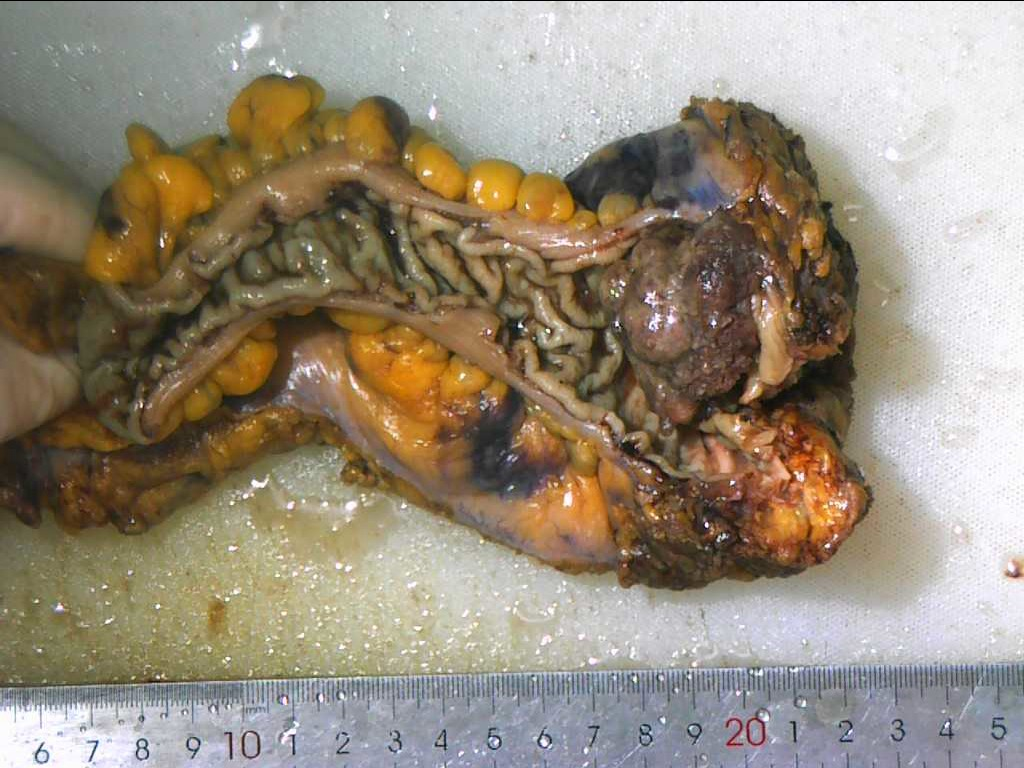
#> input picture standardSample/zhichangai.jpg, 1024 x 768 px
$ python hist_threechannel_analysis.py
#> lines starting #> are read from the running program, lines starting #| are printed output that depends on the picture
# import the necessary packages
from scipy.spatial import distance as dist
from imutils import perspective
from imutils import contours
import numpy as np
import argparse
import imutils
import cv2
import time
import matplotlib.pyplot as plt

plt.ion()

def midpoint(ptA, ptB):
    return ((ptA[0] + ptB[0]) * 0.5, (ptA[1] + ptB[1]) * 0.5)

# 定义对应的命令行参数
ap = argparse.ArgumentParser()
ap.add_argument("-i", "--image", required=False, default='./standardSample/zhichangai.jpg',
                help="path to the input image")
ap.add_argument("-w", "--width", type=float, required=False, default=2,
                help="width of the left-most object in the image (in inches)")
# ap.add_argument("-e", "--enhance", type=bool, required=False, default=False, help="the key word to open or close
# the enhance function")
ap.add_argument("-e", "--enhance", type=bool, required=False, default=True,
                help="the key word to open or close the enhance function")
args = vars(ap.parse_args())

def plot_histogram(image, title, mask=None):
    chans = cv2.split(image)
    colors = ("b", "g", "r")
    plt.figure()
    plt.title(title)
    plt.xlabel("Bins")
    plt.ylabel("# of Pixels")

    for (chan, color) in zip(chans, colors):
        hist = cv2.calcHist([chan], [0], mask, [256], [0,256])
        plt.plot(hist, color=color)
        plt.xlim([0,256])

# 加载图像并进行灰度处理以及对应的高斯模糊操作
image = cv2.imread(args["image"])
#> image is the input picture: shape (768, 1024, 3); mean B, G, R 123.1, 140.3, 151.8
print(image.shape)
#| (768, 1024, 3)
image = image[10:, 0:image.shape[1] - 10, :]
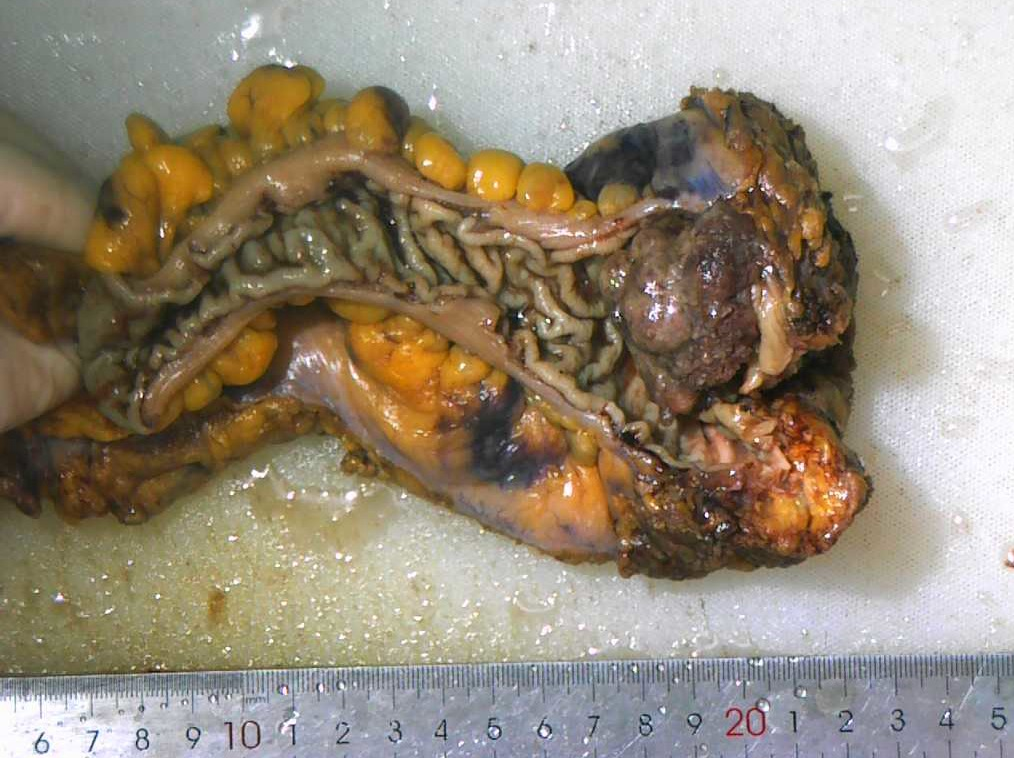
#> image: shape (758, 1014, 3); mean B, G, R 121.3, 138.9, 150.7
plot_histogram(image, "Histogram for Original Image")
#> the loop in plot_histogram, `for (chan, color) in zip(chans, colors):` made 3 passes
#> color on passes 1 to 3: 'b', 'g', 'r'
plt.show()
#> figure, not shown here; curve peaks at x = 36, y = 5340; curve peaks at x = 139, y = 5479; curve peaks at x = 138, y = 6152

hsv = cv2.cvtColor(image, cv2.COLOR_BGR2HSV)
#> hsv: shape (758, 1014, 3); mean H, S, V 48, 72, 154.2
h = hsv[:,:,0]
s = hsv[:,:,1]
v = hsv[:,:,2]
cv2.imshow("h", h)
cv2.imshow("s", s)
cv2.imshow("v", v)
cv2.waitKey(0)

(b, g, r) = cv2.split(image)
back = np.zeros(b.shape, dtype=np.uint8)
cv2.imshow("b", cv2.merge([b, back, back]))
cv2.imshow("g", cv2.merge([back,g, back]))
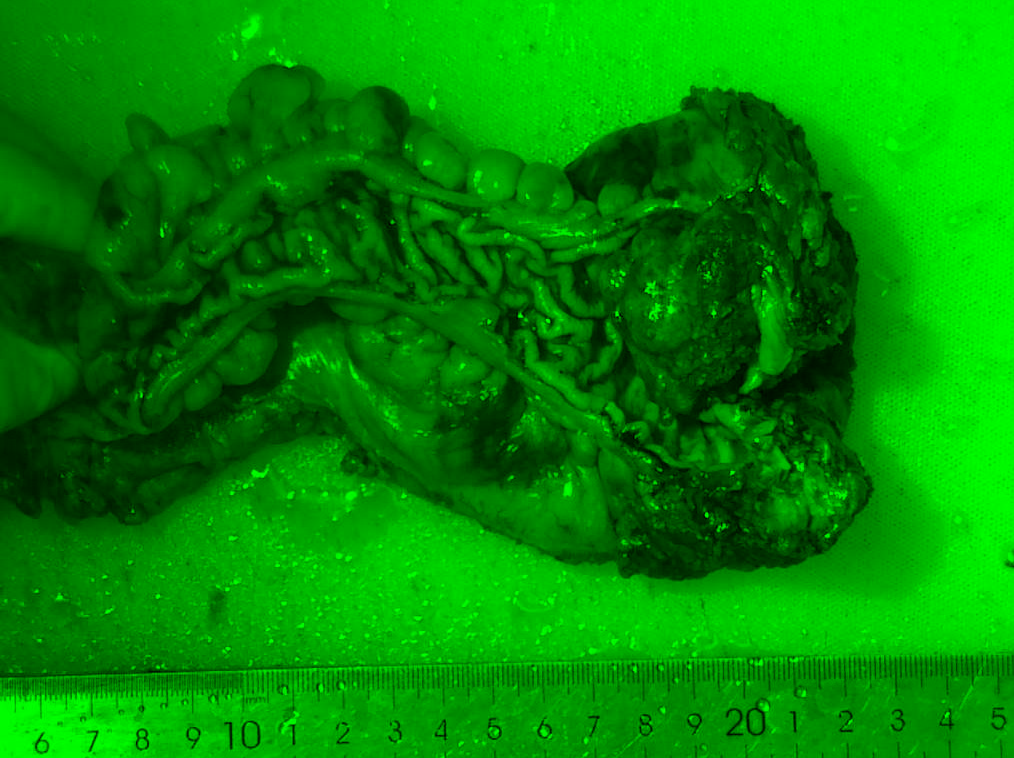
#> window 'g': shape (758, 1014, 3); mean B, G, R 0, 138.9, 0
cv2.imshow("r", cv2.merge([back, back, r]))
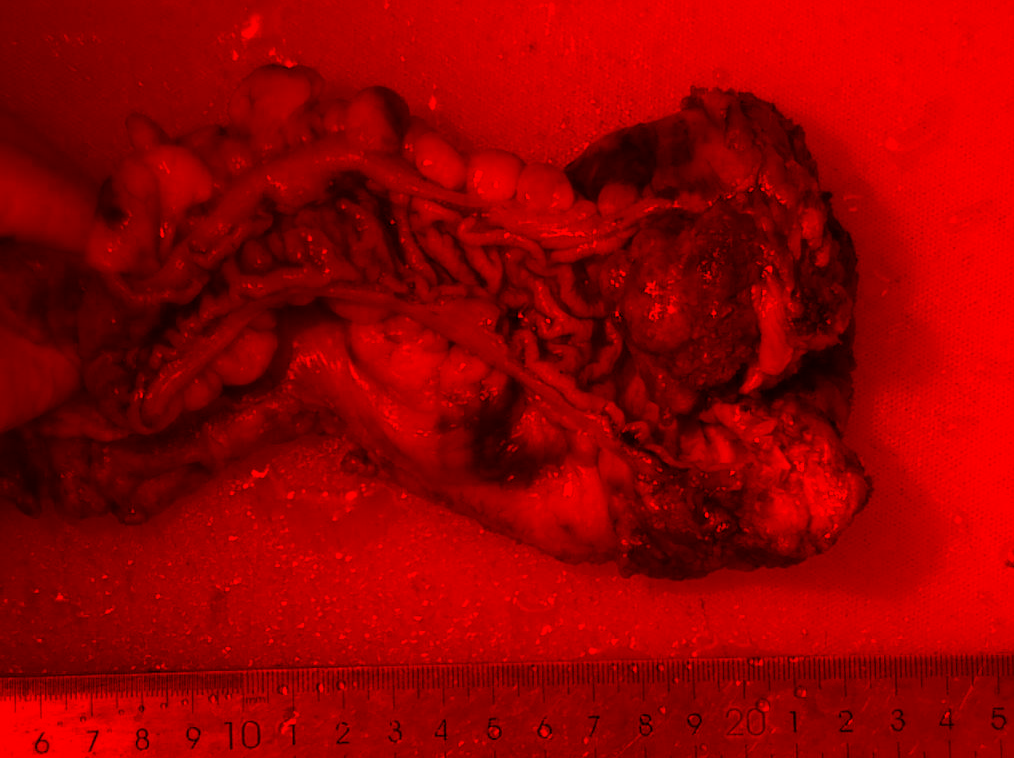
#> window 'r': shape (758, 1014, 3); mean B, G, R 0, 0, 150.7
cv2.waitKey(0)

gray = cv2.cvtColor(image, cv2.COLOR_BGR2GRAY)
gray = cv2.GaussianBlur(gray, (7, 7), 1)  # 对原始图像中的一些小的边界进行模糊操作

eq = cv2.equalizeHist(gray)
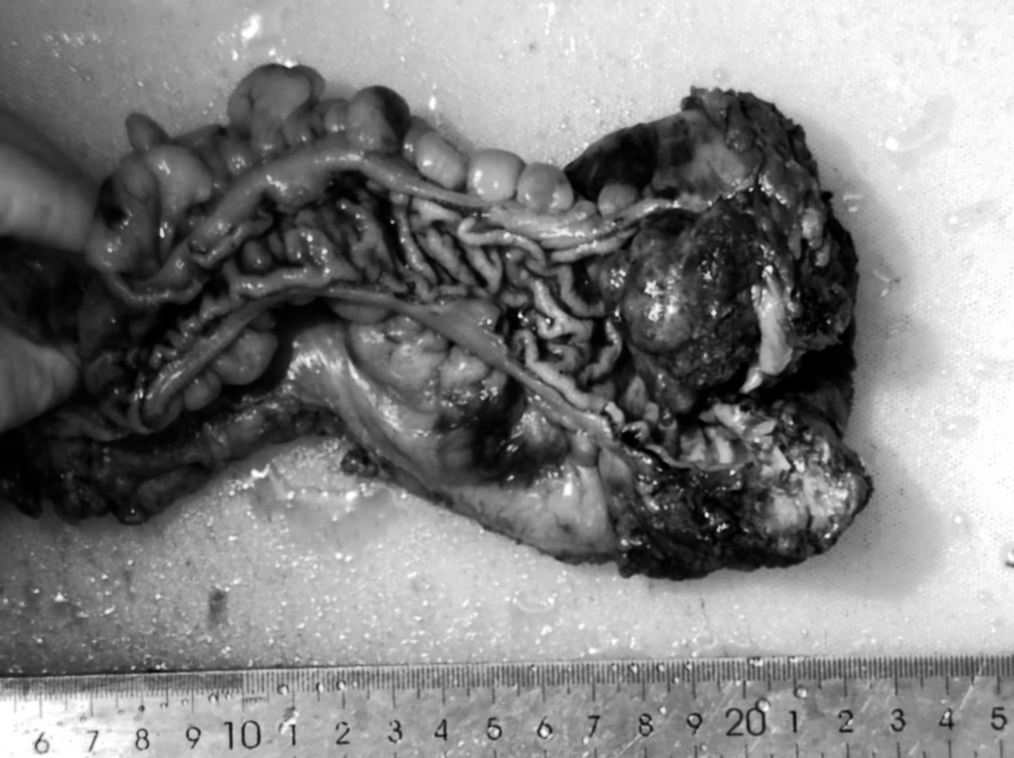
#> eq: shape (758, 1014); min 0, max 255, mean 128.1
cv2.imshow("Histogram Equalization", np.hstack([gray, eq]))
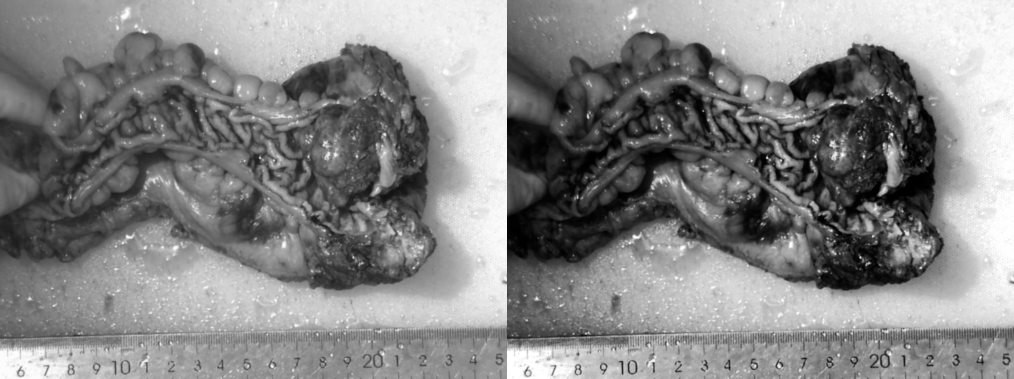
#> window 'Histogram Equalization': shape (758, 2028) (shown at 1/2 size); min 0, max 255, mean 134.3
cv2.waitKey(0)

rever = cv2.cvtColor(eq, cv2.COLOR_GRAY2BGR)
cv2.imshow("rever", rever)
cv2.waitKey(0)

hist = cv2.calcHist([eq], [0], None, [256], [0,256])
#> hist = 256 values, max 5808 at index 20, min 0 at index 25, mean 3002.4

plt.figure()
plt.title("Grayscale Histogram")
plt.xlabel("Bins")
plt.ylabel("# of pixels")
plt.plot(hist)
plt.xlim([0,256])
plt.show()
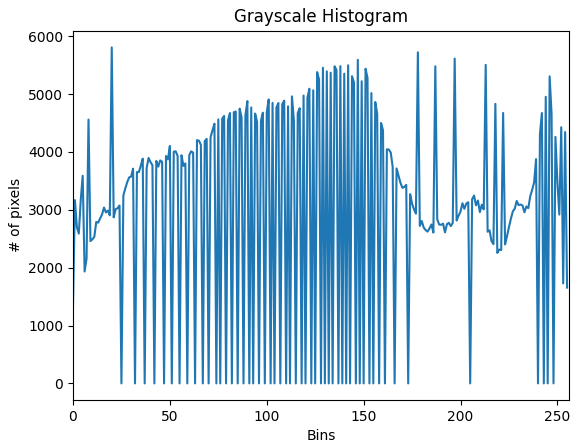
#> figure drawn by matplotlib, 1 panel; curve peaks at x = 20, y = 5808

$ run again, with standardSample/jiazhuangxianrutouzhuangai.jpg copied over standardSample/zhichangai.jpg
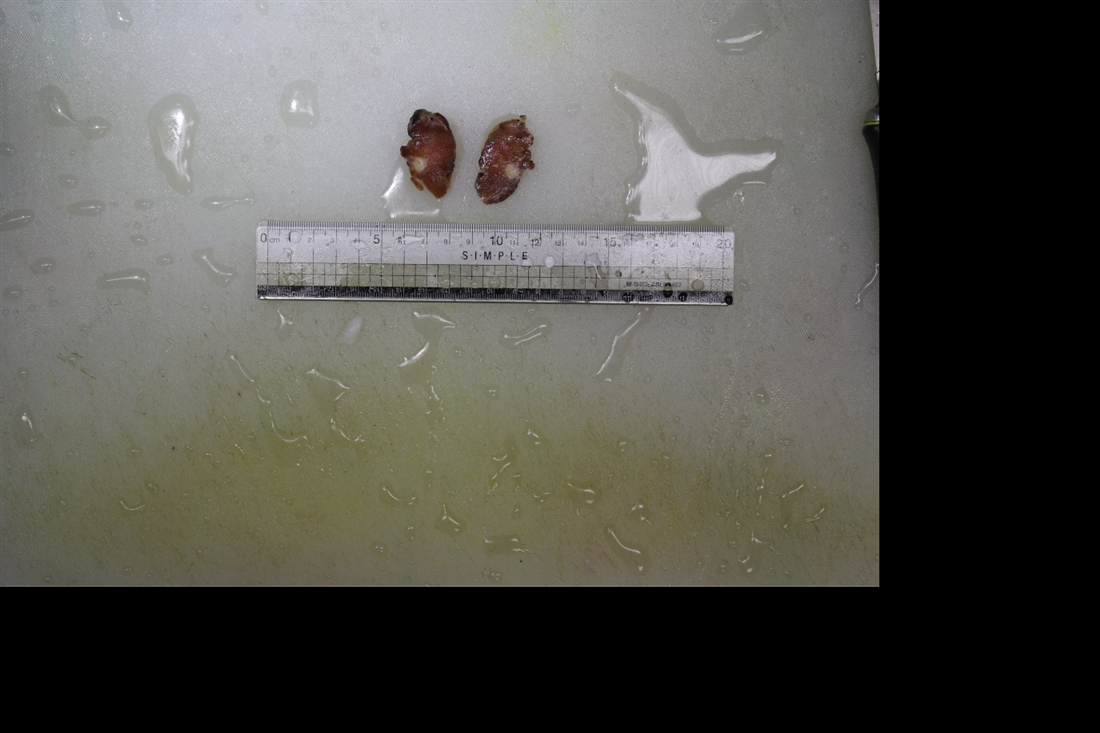
#> input picture standardSample/jiazhuangxianrutouzhuangai.jpg, 1100 x 733 px
#> image is the input picture: shape (733, 1100, 3); mean B, G, R 77.3, 82.6, 83.7
#| (733, 1100, 3)
#> image: shape (723, 1090, 3)
#> the loop in plot_histogram, `for (chan, color) in zip(chans, colors):` made 3 passes
#> color on passes 1 to 3: 'b', 'g', 'r'
#> hsv: shape (723, 1090, 3); mean H, S, V 32.7, 19.1, 84.8
#> `cv2.imshow("Histogram Equalization", np.hstack([gray, eq]))`:
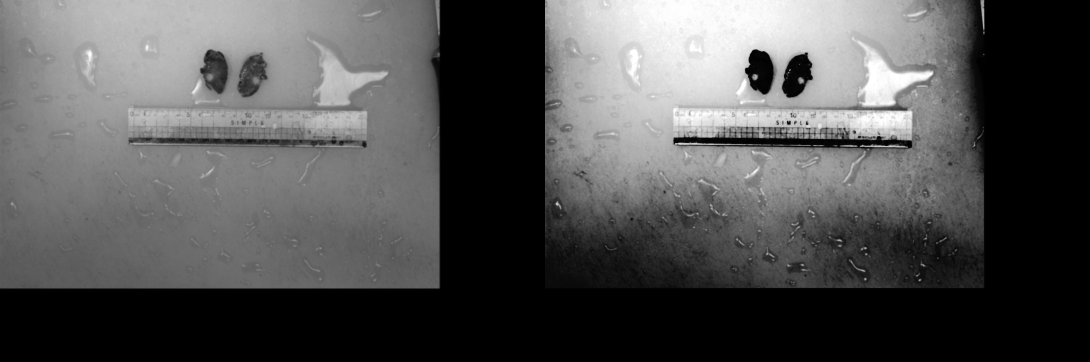
#> window 'Histogram Equalization': shape (723, 2180) (shown at 1/2 size); min 0, max 255, mean 83
#> hist = 256 values, max 278391 at index 0, min 0 at index 14, mean 3078.4
#> `plt.show()`:
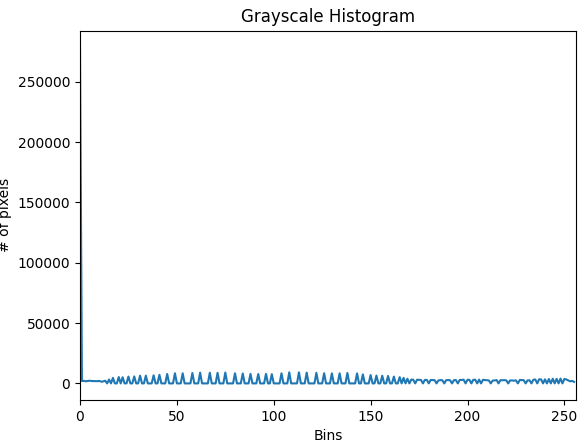
#> figure drawn by matplotlib, 1 panel; curve peaks at x = 0, y = 278391

$ run again, with standardSample/lung1.jpg copied over standardSample/zhichangai.jpg
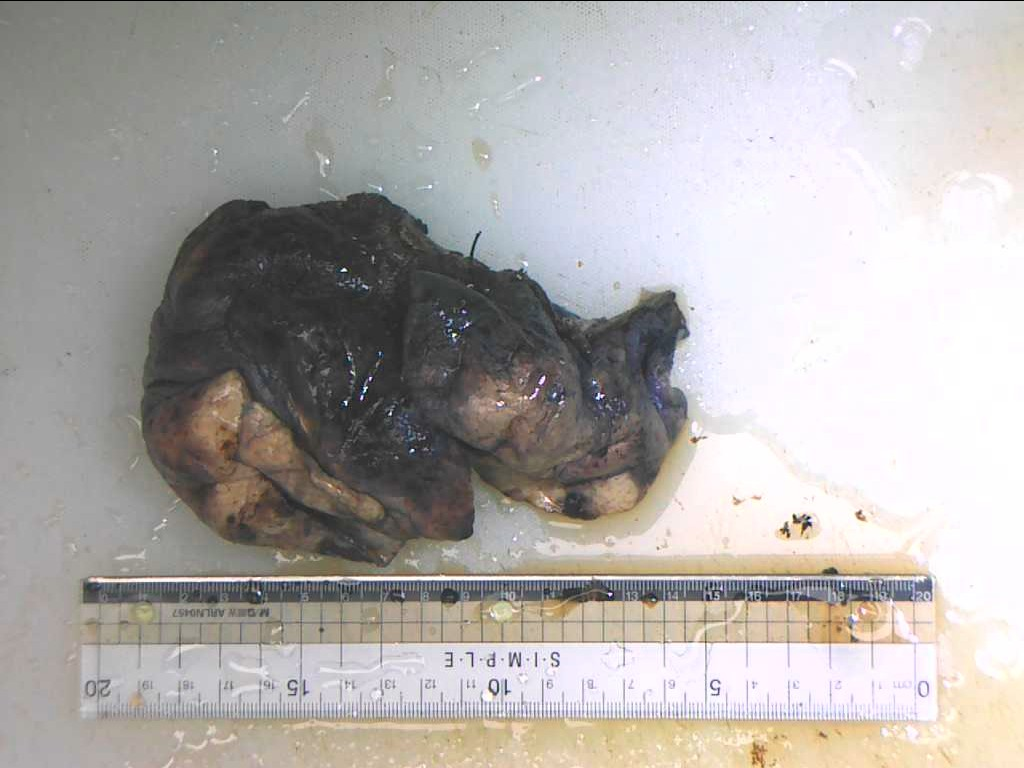
#> input picture standardSample/lung1.jpg, 1024 x 768 px
#> image is the input picture: shape (768, 1024, 3); mean B, G, R 171, 173.1, 176.8
#| (768, 1024, 3)
#> image: shape (758, 1014, 3)
#> the loop in plot_histogram, `for (chan, color) in zip(chans, colors):` made 3 passes
#> color on passes 1 to 3: 'b', 'g', 'r'
#> hsv: shape (758, 1014, 3); mean H, S, V 63.9, 19.8, 180
#> `cv2.imshow("Histogram Equalization", np.hstack([gray, eq]))`:
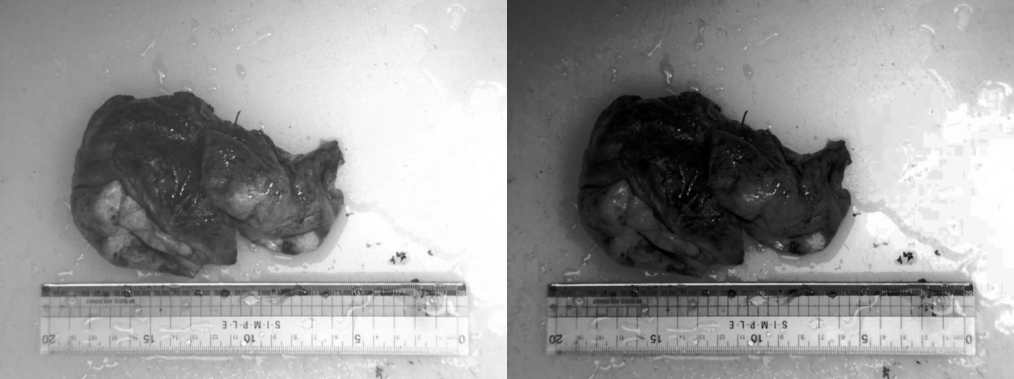
#> window 'Histogram Equalization': shape (758, 2028) (shown at 1/2 size); min 0, max 255, mean 151
#> hist = 256 values, max 31422 at index 246, min 0 at index 8, mean 3002.4
#> `plt.show()`:
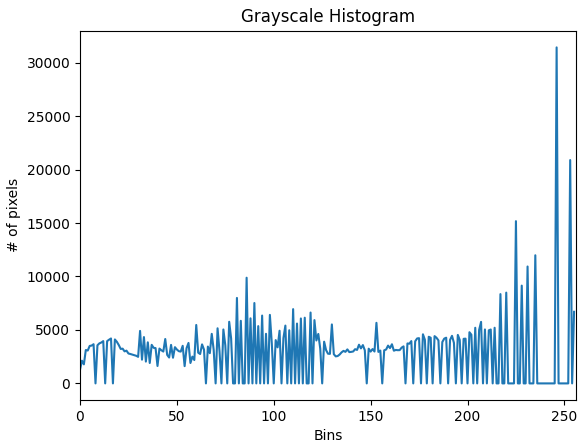
#> figure drawn by matplotlib, 1 panel; curve peaks at x = 246, y = 31422

$ run again, with standardSample/lung2.jpg copied over standardSample/zhichangai.jpg
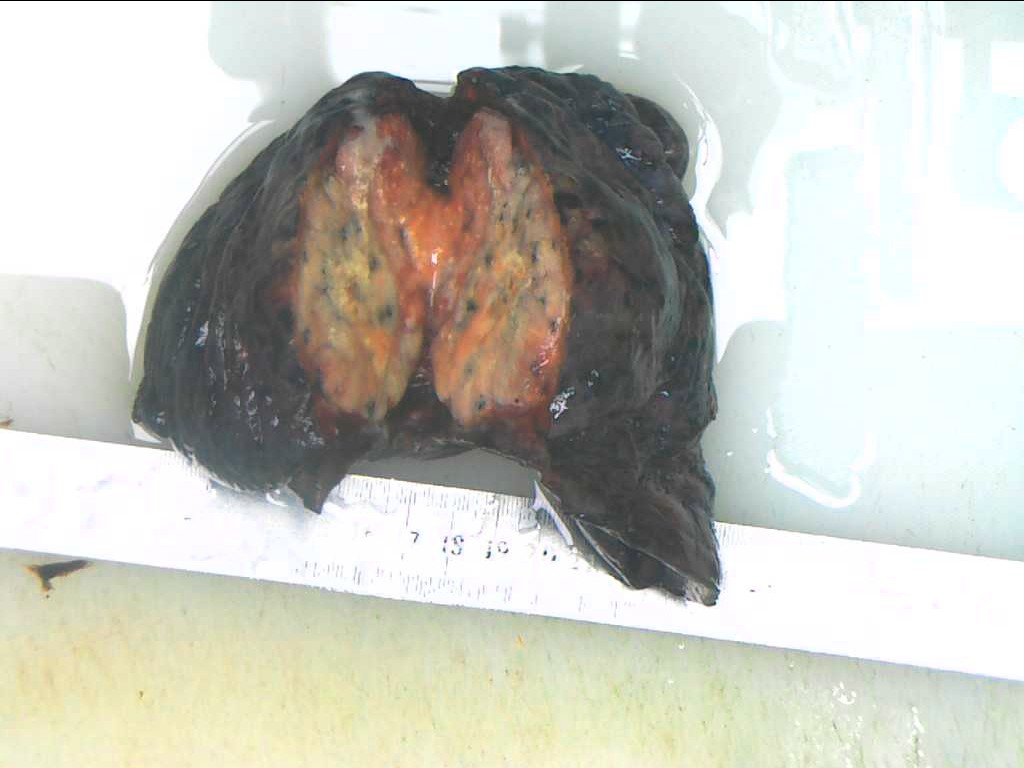
#> input picture standardSample/lung2.jpg, 1024 x 768 px
#> image is the input picture: shape (768, 1024, 3); mean B, G, R 189, 197.7, 197.5
#| (768, 1024, 3)
#> image: shape (758, 1014, 3)
#> the loop in plot_histogram, `for (chan, color) in zip(chans, colors):` made 3 passes
#> color on passes 1 to 3: 'b', 'g', 'r'
#> hsv: shape (758, 1014, 3); mean H, S, V 52.7, 24.1, 201.6
#> `cv2.imshow("Histogram Equalization", np.hstack([gray, eq]))`:
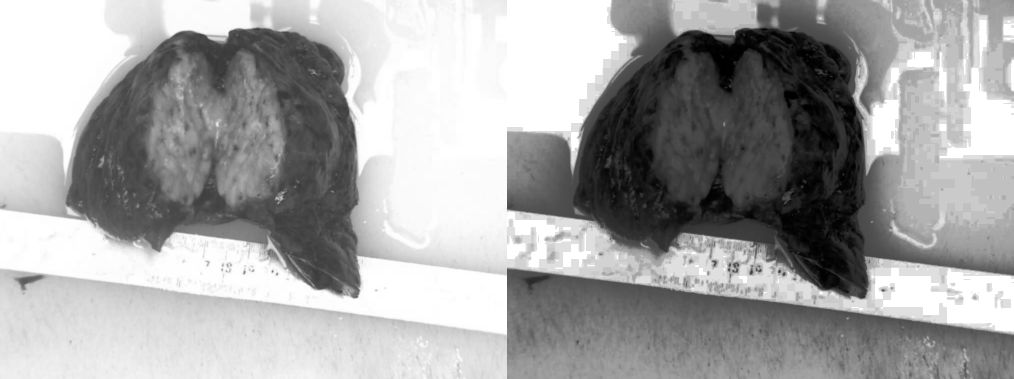
#> window 'Histogram Equalization': shape (758, 2028) (shown at 1/2 size); min 0, max 255, mean 163.5
#> hist = 256 values, max 96295 at index 255, min 0 at index 7, mean 3002.4
#> `plt.show()`:
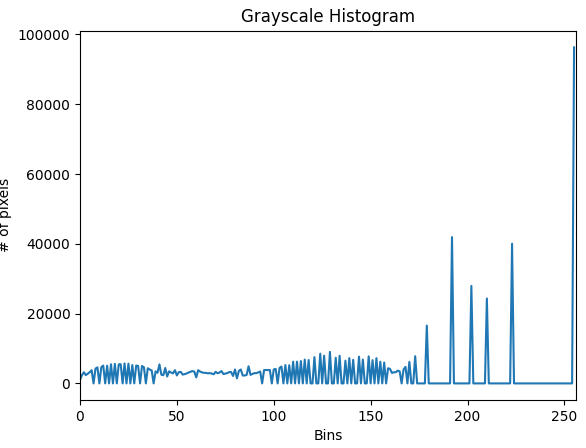
#> figure drawn by matplotlib, 1 panel; curve peaks at x = 255, y = 96295
